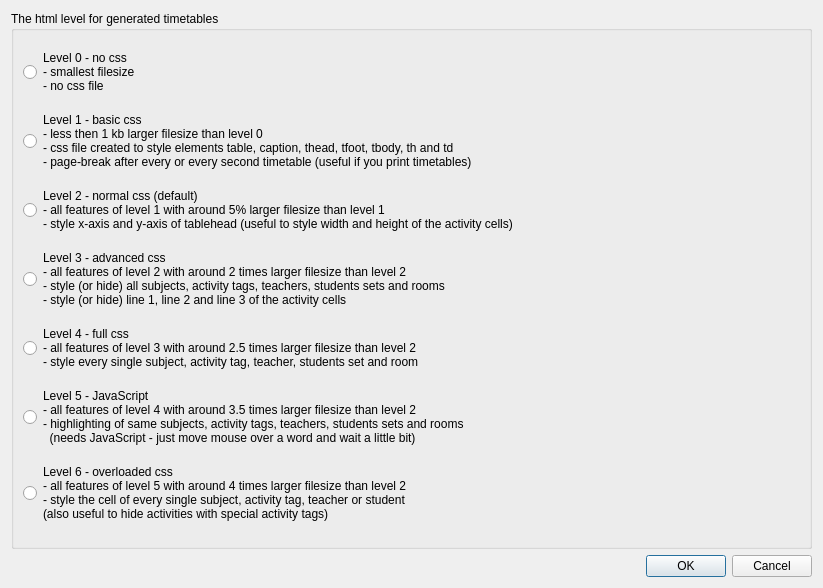
<ui version="4.0" >
 <class>SettingsTimetableHtmlLevelForm_template</class>
 <widget class="QDialog" name="SettingsTimetableHtmlLevelForm_template" >
  <property name="geometry" >
   <rect>
    <x>0</x>
    <y>0</y>
    <width>823</width>
    <height>588</height>
   </rect>
  </property>
  <property name="windowTitle" >
   <string>Settings - timetable html level</string>
  </property>
  <layout class="QGridLayout" name="gridLayout_2" >
   <item row="0" column="0" >
    <widget class="QGroupBox" name="groupBox" >
     <property name="title" >
      <string>The html level for generated timetables</string>
     </property>
     <layout class="QGridLayout" name="gridLayout" >
      <item row="0" column="0" >
       <widget class="QRadioButton" name="level0RadioButton" >
        <property name="text" >
         <string>Level 0 - no css
- smallest filesize
- no css file</string>
        </property>
       </widget>
      </item>
      <item row="1" column="0" >
       <widget class="QRadioButton" name="level1RadioButton" >
        <property name="text" >
         <string>Level 1 - basic css
- less then 1 kb larger filesize than level 0
- css file created to style elements table, caption, thead, tfoot, tbody, th and td
- page-break after every or every second timetable (useful if you print timetables)</string>
        </property>
       </widget>
      </item>
      <item row="2" column="0" >
       <widget class="QRadioButton" name="level2RadioButton" >
        <property name="text" >
         <string>Level 2 - normal css (default)
- all features of level 1 with around 5% larger filesize than level 1
- style x-axis and y-axis of tablehead (useful to style width and height of the activity cells)</string>
        </property>
       </widget>
      </item>
      <item row="3" column="0" >
       <widget class="QRadioButton" name="level3RadioButton" >
        <property name="text" >
         <string>Level 3 - advanced css
- all features of level 2 with around 2 times larger filesize than level 2
- style (or hide) all subjects, activity tags, teachers, students sets and rooms
- style (or hide) line 1, line 2 and line 3 of the activity cells</string>
        </property>
       </widget>
      </item>
      <item row="4" column="0" >
       <widget class="QRadioButton" name="level4RadioButton" >
        <property name="sizePolicy" >
         <sizepolicy vsizetype="Fixed" hsizetype="Minimum" >
          <horstretch>0</horstretch>
          <verstretch>0</verstretch>
         </sizepolicy>
        </property>
        <property name="text" >
         <string>Level 4 - full css
- all features of level 3 with around 2.5 times larger filesize than level 2
- style every single subject, activity tag, teacher, students set and room</string>
        </property>
       </widget>
      </item>
      <item row="5" column="0" >
       <widget class="QRadioButton" name="level5RadioButton" >
        <property name="sizePolicy" >
         <sizepolicy vsizetype="Fixed" hsizetype="Minimum" >
          <horstretch>0</horstretch>
          <verstretch>0</verstretch>
         </sizepolicy>
        </property>
        <property name="text" >
         <string>Level 5 - JavaScript
- all features of level 4 with around 3.5 times larger filesize than level 2
- highlighting of same subjects, activity tags, teachers, students sets and rooms
  (needs JavaScript - just move mouse over a word and wait a little bit)</string>
        </property>
       </widget>
      </item>
      <item row="6" column="0" >
       <widget class="QRadioButton" name="level6RadioButton" >
        <property name="sizePolicy" >
         <sizepolicy vsizetype="Fixed" hsizetype="Minimum" >
          <horstretch>0</horstretch>
          <verstretch>0</verstretch>
         </sizepolicy>
        </property>
        <property name="text" >
         <string>Level 6 - overloaded css
- all features of level 5 with around 4 times larger filesize than level 2
- style the cell of every single subject, activity tag, teacher or student
(also useful to hide activities with special activity tags)</string>
        </property>
       </widget>
      </item>
     </layout>
    </widget>
   </item>
   <item row="1" column="0" >
    <layout class="QHBoxLayout" >
     <item>
      <spacer>
       <property name="orientation" >
        <enum>Qt::Horizontal</enum>
       </property>
       <property name="sizeHint" stdset="0" >
        <size>
         <width>40</width>
         <height>20</height>
        </size>
       </property>
      </spacer>
     </item>
     <item>
      <widget class="QPushButton" name="okPushButton" >
       <property name="text" >
        <string>OK</string>
       </property>
      </widget>
     </item>
     <item>
      <widget class="QPushButton" name="cancelPushButton" >
       <property name="text" >
        <string>Cancel</string>
       </property>
      </widget>
     </item>
    </layout>
   </item>
  </layout>
 </widget>
 <tabstops>
  <tabstop>level0RadioButton</tabstop>
  <tabstop>level1RadioButton</tabstop>
  <tabstop>level2RadioButton</tabstop>
  <tabstop>level3RadioButton</tabstop>
  <tabstop>level4RadioButton</tabstop>
  <tabstop>level5RadioButton</tabstop>
  <tabstop>okPushButton</tabstop>
  <tabstop>cancelPushButton</tabstop>
 </tabstops>
 <resources/>
 <connections/>
</ui>
